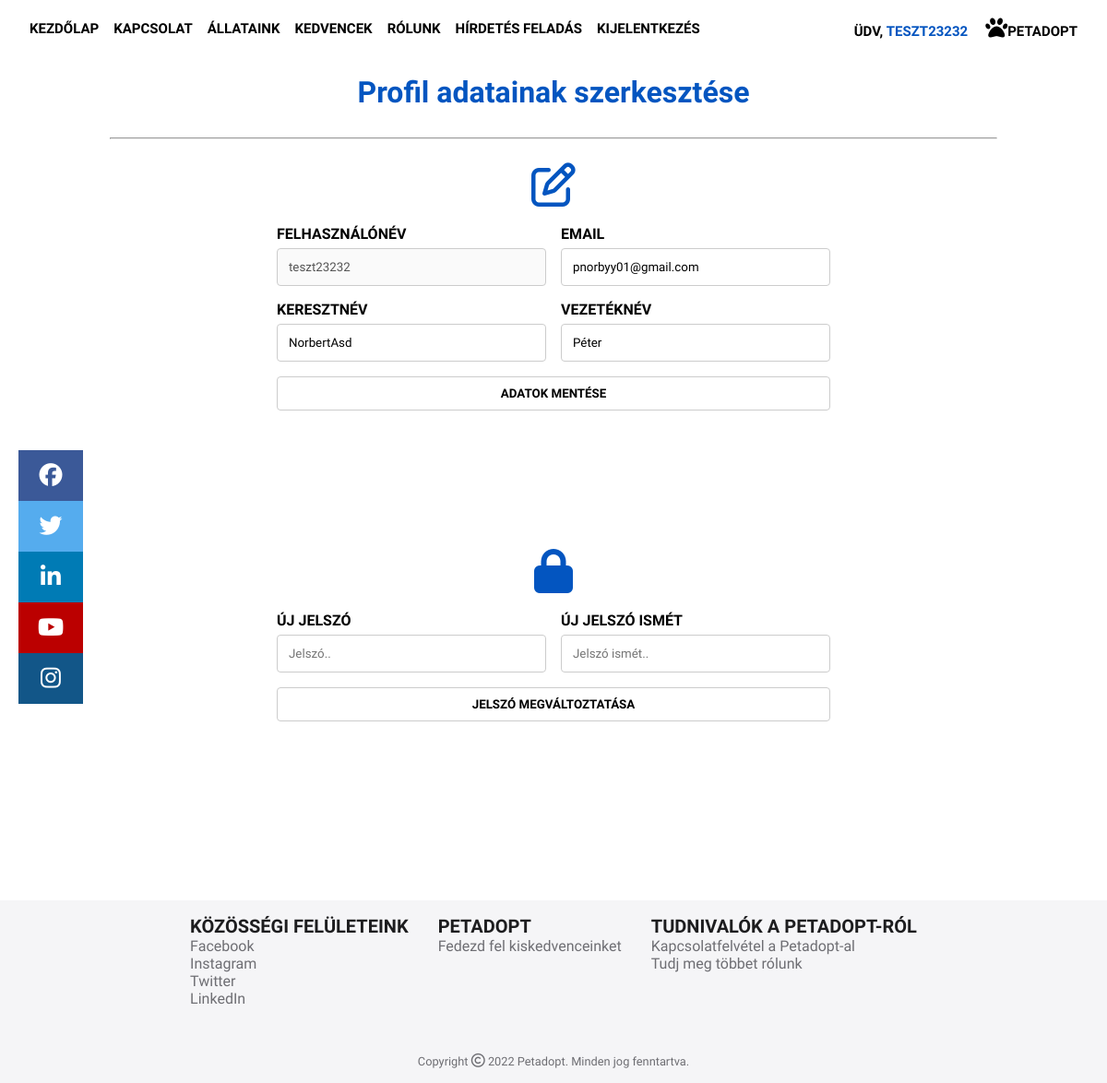
/edit-profile.php (signed in), run on the app's committed database.
### tables this page shows
CREATE TABLE `users_web` (
  `id_user` int(11) NOT NULL,
  `username` varchar(30) NOT NULL,
  `firstname` varchar(30) NOT NULL,
  `lastname` varchar(30) NOT NULL,
  `password` varchar(255) NOT NULL,
  `email` varchar(40) NOT NULL,
  `token` char(40) NOT NULL,
  `registration_expires` datetime NOT NULL,
  `active` smallint(1) NOT NULL DEFAULT 0,
  `code_password` char(40) NOT NULL,
  `new_password_expires` datetime NOT NULL,
  `level` int(11) NOT NULL DEFAULT 1
);

### edit-profile.php (the view, shortened to what this page needs)
<?php
require_once('assets/php/header.php');
require_once('assets/php/nav.php');
?>
<?php
$sql = "SELECT * FROM users_web WHERE username = '".$_SESSION["username"]."'";
$result = $conn->query($sql);
$row = $result->fetch_assoc();
?>
<div class="edit-profile-title">
    <h1>Profil adatainak szerkesztése</h1>
</div>
<hr style="width: 80%">
<div id="edit-profile-container">
    <div id="edit">
        <div id="edit-form">
            <div class="edit-main">
                <i class="fa">&#xf044;</i>
                <form method="post" id="editProfile" action="action/data-action.php">
                    <div style="display: flex; gap: 1em;">
                        <div style="width: 50%">
                            <label for="userName">FELHASZNÁLÓNÉV</label>
                            <input type="text" id="userName" name="editUserName" disabled value="<?= $row['username'] ?>">
                            <label for="fName">KERESZTNÉV</label>
                            <input type="text" id="fName" name="editFirstName" required value="<?= $row["firstname"] ?>">
                        </div>
                        <div style="width: 50%">
                            <label for="email">EMAIL</label>
                            <input type="email" id="email" name="editEmail" class="mainInput" required value="<?= $row["email"] ?>">
                            <label for="lName">VEZETÉKNÉV</label>
                            <input type="text" id="lName" name="editLastName" required value="<?= $row["lastname"] ?>">
                        </div>
                    </div>
                    <input type="submit" value="Adatok mentése" name="modify">
                </form>
                <form method="post" id="editPassword" action="action/password-action.php">
                <i class="fa">&#xf023;</i>
                    <div style="display: flex; gap: 1em;">
                        <div style="width: 50%">
                            <label for="firstPassword">ÚJ JELSZÓ</label>
                            <input type="password" id="firstPassword" name="newPassword" required placeholder="Jelszó..">
                        </div>
                        <div style="width: 50%">
                            <label for="secondPassword">ÚJ JELSZÓ ISMÉT</label>
                            <input type="password" id="secondPassword" name="newPasswordConfirm" required placeholder="Jelszó ismét..">
                        </div>
                    </div>
                    <input type="submit" value="Jelszó megváltoztatása" name="modifyPass">
                </form>
            </div>
        </div>
    </div>
</div>
<?php
require_once('assets/php/footer.php');
?>

### assets/css/styles.css (style rules this page uses)
html { scroll-behavior: smooth; }
body { margin: 0; padding: 0; font-family: 'Oswald', sans-serif !important; box-sizing: border-box; height: 100vh; min-height: 100vh; background-size: cover; width: 100%; background-repeat: no-repeat; }
.edit-profile-title { margin-top: 60px; display: flex; flex-direction: row; justify-content: center; align-items: center; color: #0355C0; }
#edit-profile-container { margin-top: 25px; height: 100vh; display: flex; flex-direction: row; justify-content: center; align-items: flex-start; }
#edit { width: 50%; }
#edit-form { display: flex; flex-direction: column; justify-content: center; align-items: center; }
#edit-form input[type=submit] { text-transform: uppercase; width: 100%; color: #000; background-color: #FFF; padding: 10px 80px; border: 1px solid #ccc; border-radius: 4px; font-weight: bold; font-family: 'Oswald', sans-serif; transition: background-color 1s ease-out 100ms }
#edit-form input[type=email] { width: 100%; padding: 12px; border: 1px solid #ccc; border-radius: 4px; box-sizing: border-box; margin-top: 6px; margin-bottom: 16px; resize: vertical; }
#edit-form input[type=text] { width: 100%; padding: 12px; border: 1px solid #ccc; border-radius: 4px; box-sizing: border-box; margin-top: 6px; margin-bottom: 16px; resize: vertical; }
#edit-form input[type=password] { width: 100%; padding: 12px; border: 1px solid #ccc; border-radius: 4px; box-sizing: border-box; margin-top: 6px; margin-bottom: 16px; resize: vertical; }
#edit-form input { font-family:inherit; }
#edit-form i { display: flex; flex-direction: row; justify-content: center; align-items: center; margin-bottom: 20px; font-size: 3em; color: #0355C0; }
#edit-form label { font-weight: bold; }
#editPassword { margin-top: 150px; }
@media only screen and (max-width: 1200px) { body { width: 100%; } }

### data on the page
users_web: editUserName "teszt23232", editFirstName "NorbertAsd", editEmail "pnorbyy01@gmail.com", editLastName "Péter"

### other printed values
$_SESSION['username'] "TESZT23232"
